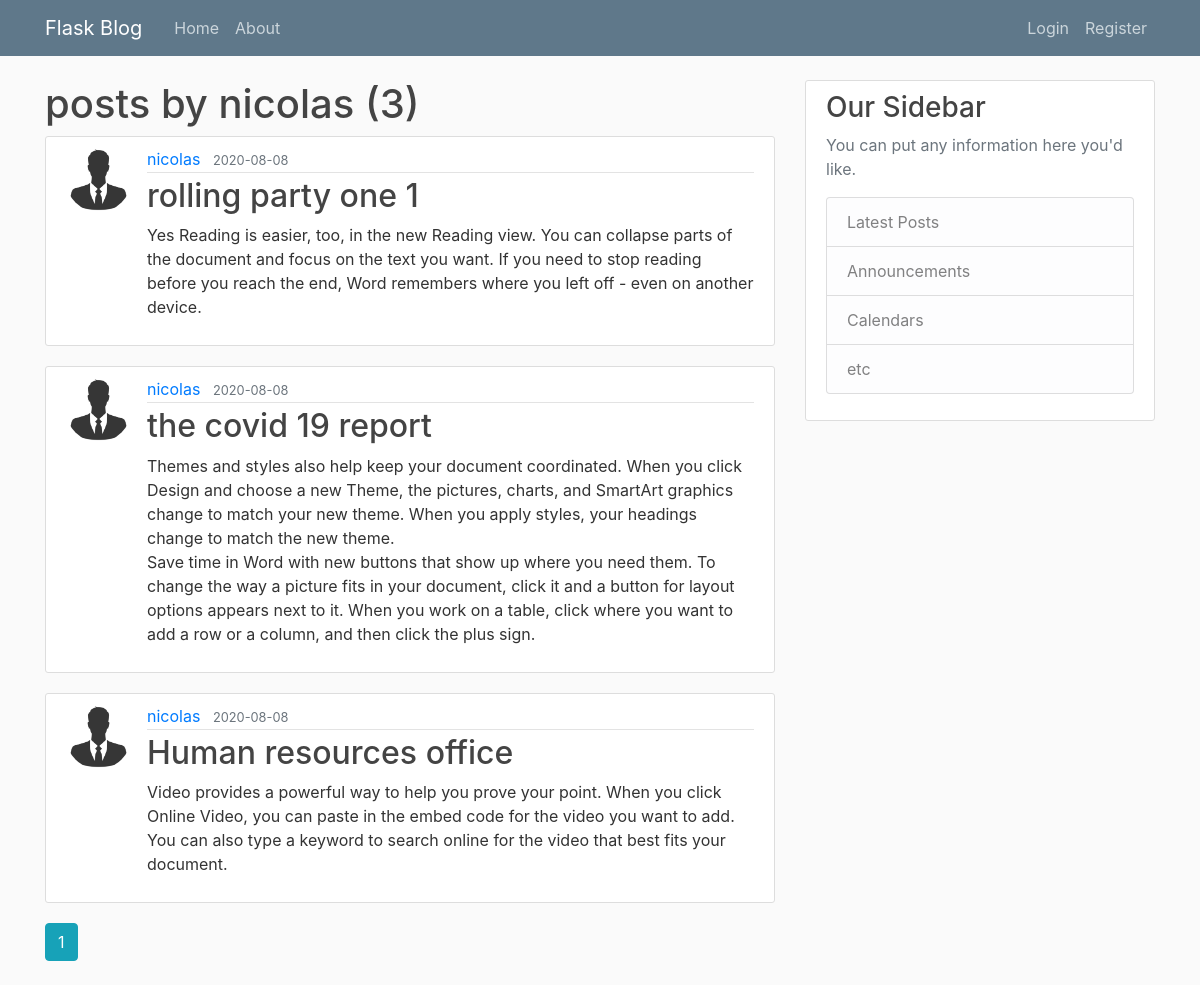
Page /user/nicolas on the committed database.
### blog_with_flask/models.py (models this page shows, shortened)
class User(db.Model,UserMixin):
    id = db.Column(db.Integer, primary_key = True)
    username = db.Column(db.String(20), unique = True, nullable = False)
    email = db.Column(db.String(120), unique = True, nullable = False)
    image_file = db.Column(db.String(20), nullable = False, default='default.jpg')
    password = db.Column(db.String(60), nullable = False)
    Posts = db.relationship('Post',backref='author',lazy=True)

class Post (db.Model):
     id = db.Column(db.Integer, primary_key = True)
     title = db.Column(db.String(100), nullable = False)
     date_posted = db.Column(db.DateTime,nullable= False, default=datetime.utcnow)
     content = db.Column(db.Text, nullable = False)
     user_id = db.Column(db.Integer, db.ForeignKey('user.id'),nullable= False)

### blog_with_flask/users/routes.py (the view)
@users.route("/user/<string:username>")
def user_posts(username):
    page = request.args.get('page',1, type=int)
    user = User.query.filter_by(username = username).first_or_404()
    posts= Post.query.filter_by(author = user)\
        .order_by(Post.date_posted.desc())\
        .paginate(page = page, per_page = 5)
    return render_template('user_posts.html', posts=posts, user = user)

### blog_with_flask/templates/user_posts.html (shortened to what this page needs)
 {% extends "layout.html" %}
 {% block content %}
  <h1 class="mb-2"> posts by {{user.username }} ({{posts.total }}) </h1>
    {% for post in posts.items %}
       <article class="media content-section">
           <img class="rounded-circle article-img" src="{{url_for('static',filename='profile_pics/'+ post.author.image_file)}}">
            <div class="media-body">
                <div class="article-metadata">
                <a class="mr-2" href="{{ url_for('users.user_posts', username = post.author.username)}}">{{ post.author.username }}</a>
                <small class="text-muted">{{ post.date_posted.strftime('%Y-%m-%d') }}</small>
                </div>
                <h2><a class="article-title" href="{{ url_for('posts.post', post_id = post.id)}}">{{ post.title }}</a></h2>
                <p class="article-content">{{ post.content }}</p>
            </div>
       </article>
    {% endfor %}
    {% for page_num in posts.iter_pages(left_edge=1, right_edge=1, left_current=1,right_current=2) %}
        {% if page_num %}
           {% if posts.page == page_num %}
                <a class="btn btn-info mb-4" href="{{ url_for('users.user_posts',username = user.username,page=page_num)}}">{{ page_num}}</a>
           {% else %}
                <a class="btn btn-outline-info mb-4" href="{{ url_for('users.user_posts',username = user.username,page=page_num)}}">{{ page_num}}</a>
           {% endif %}
        {% endif %}
    {% endfor %}
{% endblock content %}

### blog_with_flask/static/main.css (style rules this page uses)
body { background: #fafafa; color: #333333; margin-top: 5rem; }
h1, h2, h3, h4, h5, h6 { color: #444444; }
.content-section { background: #ffffff; padding: 10px 20px; border: 1px solid #dddddd; border-radius: 3px; margin-bottom: 20px; }
.article-title { color: #444444; }
.article-content { white-space: pre-line; }
.article-img { height: 65px; width: 65px; margin-right: 16px; }
.article-metadata { padding-bottom: 1px; margin-bottom: 4px; border-bottom: 1px solid #e3e3e3 }

### rows in the picture
User: username "nicolas"
Post: image_file (placeholder picture), author.username "nicolas", date_posted "2020-08-08", title "rolling party one 1", content "Yes Reading is easier, too, in the new Reading view. You can collapse parts of the document and focus on the text you want. If you need to stop reading before you reach the end, Word remembers where you left off - even on another device."
Post: image_file (placeholder picture), author.username "nicolas", date_posted "2020-08-08", title "the covid 19 report", content "Themes and styles also help keep your document coordinated. When you click Design and choose a new Theme, the pictures, charts, and SmartArt graphics change to match your new theme. When you apply styles, your headings change to match the new theme. Save time in Word with new buttons that show up where you need them. To change the way a picture fits in your document, click it and a button for layout options appears next to it. When you work on a table, click where you want to add a row or a column, and then click the plus sign."
Post: image_file (placeholder picture), author.username "nicolas", date_posted "2020-08-08", title "Human resources office", content "Video provides a powerful way to help you prove your point. When you click Online Video, you can paste in the embed code for the video you want to add. You can also type a keyword to search online for the video that best fits your document."

### other values in the picture
{{ posts.total }} "3"
{{ page_num }} "1"
